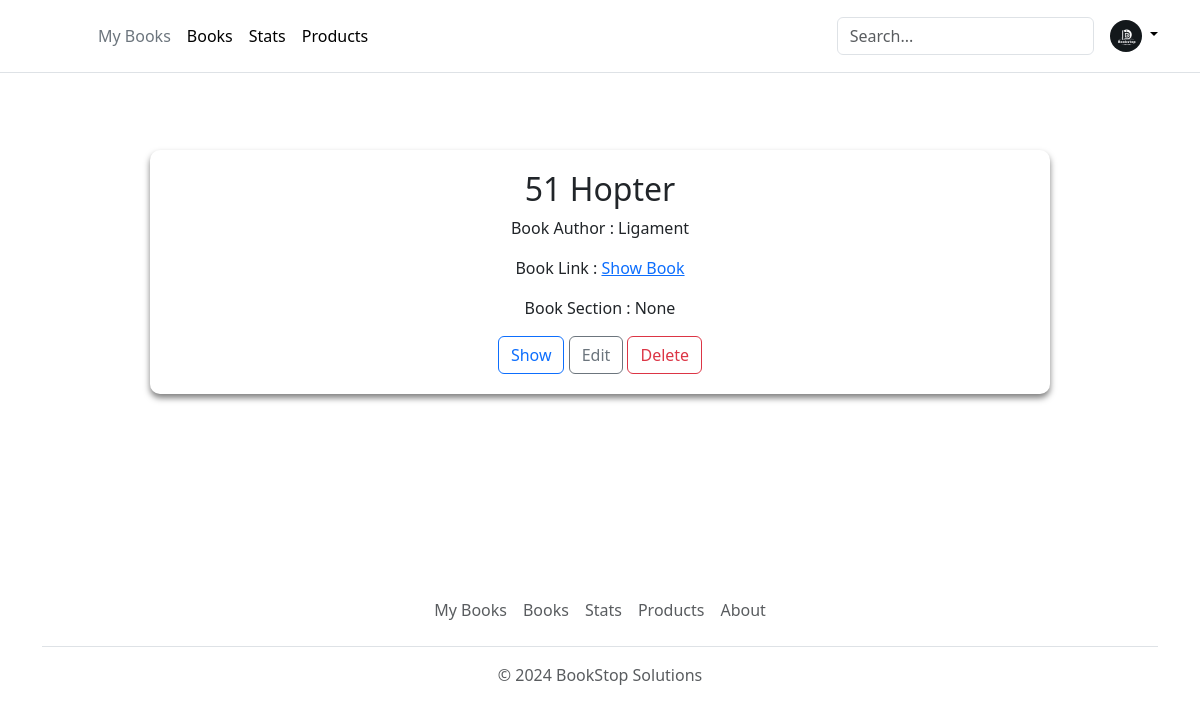
The page /showBooks on the database its author committed.
### app.py (models this page shows)
class Books(db.Model):
    __tablename__ = 'books'
    BookId = db.Column(db.Integer, autoincrement=True, primary_key=True)
    SectionId = db.Column(db.Integer, db.ForeignKey('section.SectionId'), nullable=False)
    Title = db.Column(db.String(50), nullable=False)
    Author = db.Column(db.String(50), nullable=False)
    Content = db.Column(db.Text)
    ImageLink = db.Column(db.String(255))

### app.py (the view)
@app.route("/showBooks", methods = ["GET","POST"])
def showBooks():
    if request.method == 'POST':
        data = request.form.to_dict()
        f = request.files['file']
        new_filename = data['Book-Title']+"_"+data['Author']+".pdf"
        file_path = os.path.join("books", new_filename)
        f.save(file_path)
        print(data)
        books = Books(SectionId = data['book_section'],Title=data['Book-Title'],Author=data['Author'],Content=data['Content'])
        db.session.add(books)
        db.session.commit()
        print(data)
        bookSec = BookSection.query.all()
        return render_template("showBooks.html", books=bookSec)
    else:
        bookSec = BookSection.query.all()
        return render_template("showBooks.html", books=bookSec)

### templates/showBooks.html (shortened to what this page needs)
<!DOCTYPE html>
<html lang="en">
  <head>
    <link rel="stylesheet" href="/static/add-section.css" />
    {% include 'bootstrap.html' %}
  </head>
  <body>
    <div>
      {% include 'header.html' %}
      <div>
        <div class="main-container">
          {% for book in books %}
          <div class="section-container" id="1">
            <h2>{{book.Books_BookId}} {{book.Books_Title}}</h2>
            <p>Book Author : {{book.Books_Author}}</p>
            <p>
              Book Link :
              <a
                href="{{ url_for('download_book', filename=book.Books_Title + '_' + book.Books_Author + '.pdf') }}"
                >Show Book</a
              >
            </p>
            <div>
              <p>Book Section : {{book.Section_Title}}</p>
            </div>
            <button
              type="button"
              id="showBook{{book.BookId}}"
              class="btn btn-outline-primary"
            >
              Show
            </button>
            <button
              type="button"
              id="editBooks{{book.Books_BookId}}"
              class="btn btn-outline-secondary"
            >
              Edit
            </button>
            <form
              action="{{ url_for('deleteBook', bookId=book.Books_BookId) }}"
              method="post"
              style="display: inline"
            >
              <button type="submit" class="btn btn-outline-danger">
                Delete
              </button>
            </form>
          </div>
          {% endfor %}
        </div>
        {% include 'footer.html' %}
      </div>
    </div>
  </body>
</html>

### static/add-section.css (style rules this page uses)
body { background-color: #2d2a2e; margin: 0; }
.main-container { display: flex; flex-wrap: wrap; padding: 130px; align-items: flex-start; gap: 2em; margin: 20px; margin-bottom: 50px; }
.section-container { background-color: rgba(255, 255, 255, 0.1); backdrop-filter: blur(10px); border-radius: 10px; padding: 20px 20px; box-shadow: 0 4px 6px rgba(0, 0, 0, 0.5); text-align: center; width: 20%; flex-grow: 1; }

### rows shown on the page
Books: Books_BookId "51", Books_Title "Hopter", Books_Author "Ligament", Section_Title "None"
